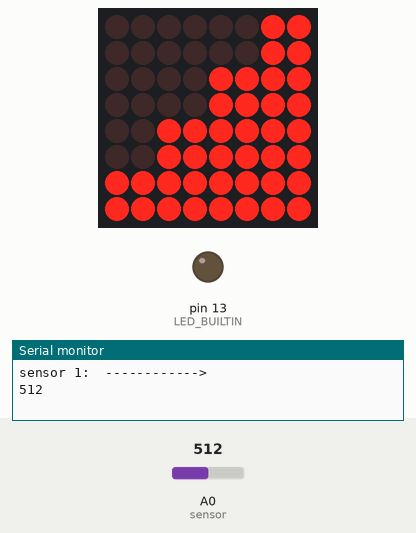
A program run on a simulated Arduino Uno, built with avr-gcc and run on an emulated ATmega328P. Parts: 8×8 LED matrix, output pins drawn as LEDs (lit = HIGH), the last lines printed to the serial monitor. Inputs (shaded band) come from the test bench; at power-on: A0 (sensor) = 512.

Above: at 3.1 s.
At 4.8 s:
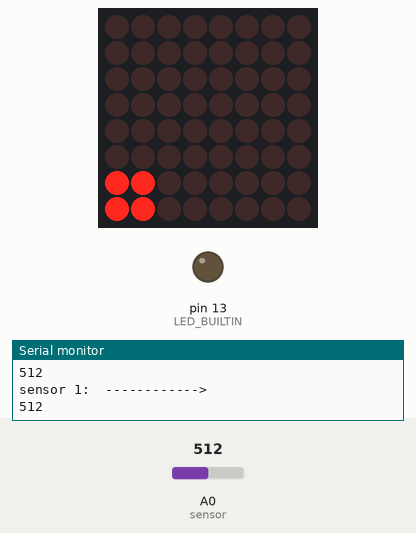
4.9 s: A0 (sensor) set to 785
9.9 s: A0 (sensor) set to 816
At 14.8 s:
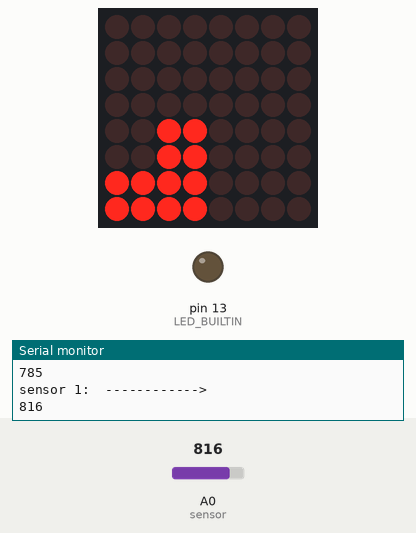
18.5 s: A0 (sensor) set to 790
At 20.8 s:
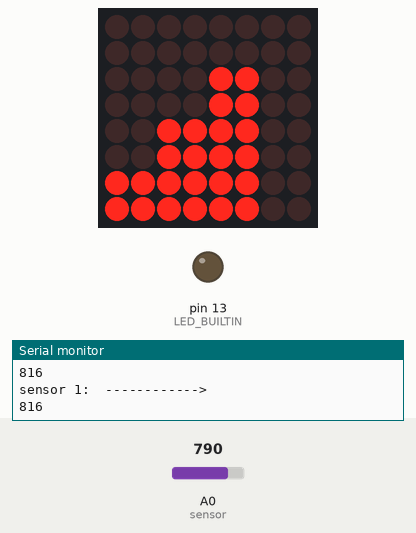
23.5 s: A0 (sensor) set to 810
At 26.4 s:
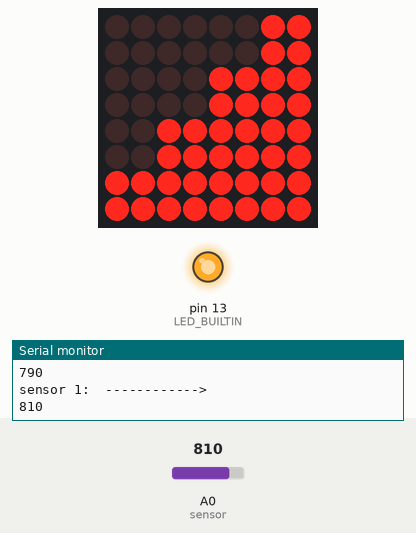
Timing chart, 0 to 28.0 s (numbered marks = the images above; inputs shaded):
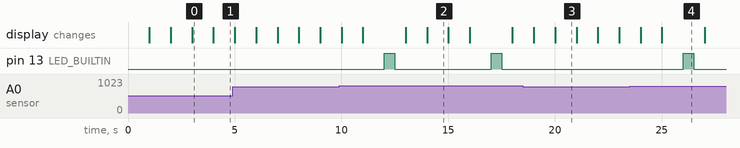

Measured:
- the behaviour switches between 800 and 801 on A0 (sensor) (found by bisection; images 1 and 2)
- after the input at 9.9 s, pin 13 (LED_BUILTIN): alternates HIGH for 0.50 s and LOW for 4.5 s, starting after 2.1 s
- after the input at 18.5 s, pin 13 (LED_BUILTIN): stays LOW (without the input it goes to HIGH after 3.5 s)
- after the input at 23.5 s, pin 13 (LED_BUILTIN): LOW → HIGH after 2.5 s, → LOW 0.50 s later
- what the display in image 0 shows lasts 1.0 s, from 3.0 s to 4.0 s

The program:

main.cpp
```cpp
#include <Arduino.h>

extern void setup_moisture(int led);
extern void loop_moisture();

extern void setup_screen();
extern void loop_screen();

void setup() {
    setup_moisture(LED_BUILTIN);
    setup_screen();
}
void loop() {
    loop_moisture();
    loop_screen();
}
```

moisture.cpp
```cpp
#include <Arduino.h>

int LED;

void setup_moisture(int led) {
    LED = led;
    Serial.begin(9600);
    pinMode(LED, OUTPUT);
}

void loop_moisture() {
    int sensorReading = analogRead(A0); //reads the sensor value

    Serial.println("sensor 1:  ------------>"); //prints out the sensor reading
    Serial.println(sensorReading); //prints out the sensor reading

    if (sensorReading > 800) { //if reading is above 800, LED blinks on and off
        digitalWrite(LED, HIGH); //turns the LED on
        delay(500); //waits for a second
        digitalWrite(LED, LOW); //turns the LED off
        delay(500); //waits for a second
    }
}
```

screen.cpp
```cpp
#include <MaxMatrix.h>

int DIN = 7;   // DIN pin of MAX7219 module
int CLK = 6;   // CLK pin of MAX7219 module
int CS = 5;    // CS pin of MAX7219 module
int maxInUse = 1;

MaxMatrix m(DIN, CS, CLK, maxInUse);

unsigned char min[] = {8, 8,
        B11000000,
        B11000000,
        B00000000,
        B00000000,
        B00000000,
        B00000000,
        B00000000,
        B00000000
};

unsigned char low[] = {8, 8,
        B11000000,
        B11000000,
        B11110000,
        B11110000,
        B00000000,
        B00000000,
        B00000000,
        B00000000
};

unsigned char med[] = {8, 8,
        B11000000,
        B11000000,
        B11110000,
        B11110000,
        B11111100,
        B11111100,
        B00000000,
        B00000000
};
unsigned char max[] = {8, 8,
        B11000000,
        B11000000,
        B11110000,
        B11110000,
        B11111100,
        B11111100,
        B11111111,
        B11111111
};

void setup_screen() {
    m.init(); // MAX7219 initialization
    m.setIntensity(1); // initial led matrix intensity, 0-15
}

void loop_screen() {

    m.writeSprite(0, 0, min);
    delay(1000);

    m.writeSprite(0, 0, low);
    delay(1000);

    m.writeSprite(0, 0, med);
    delay(1000);

    m.writeSprite(0, 0, max);
    delay(1000);
}
```
